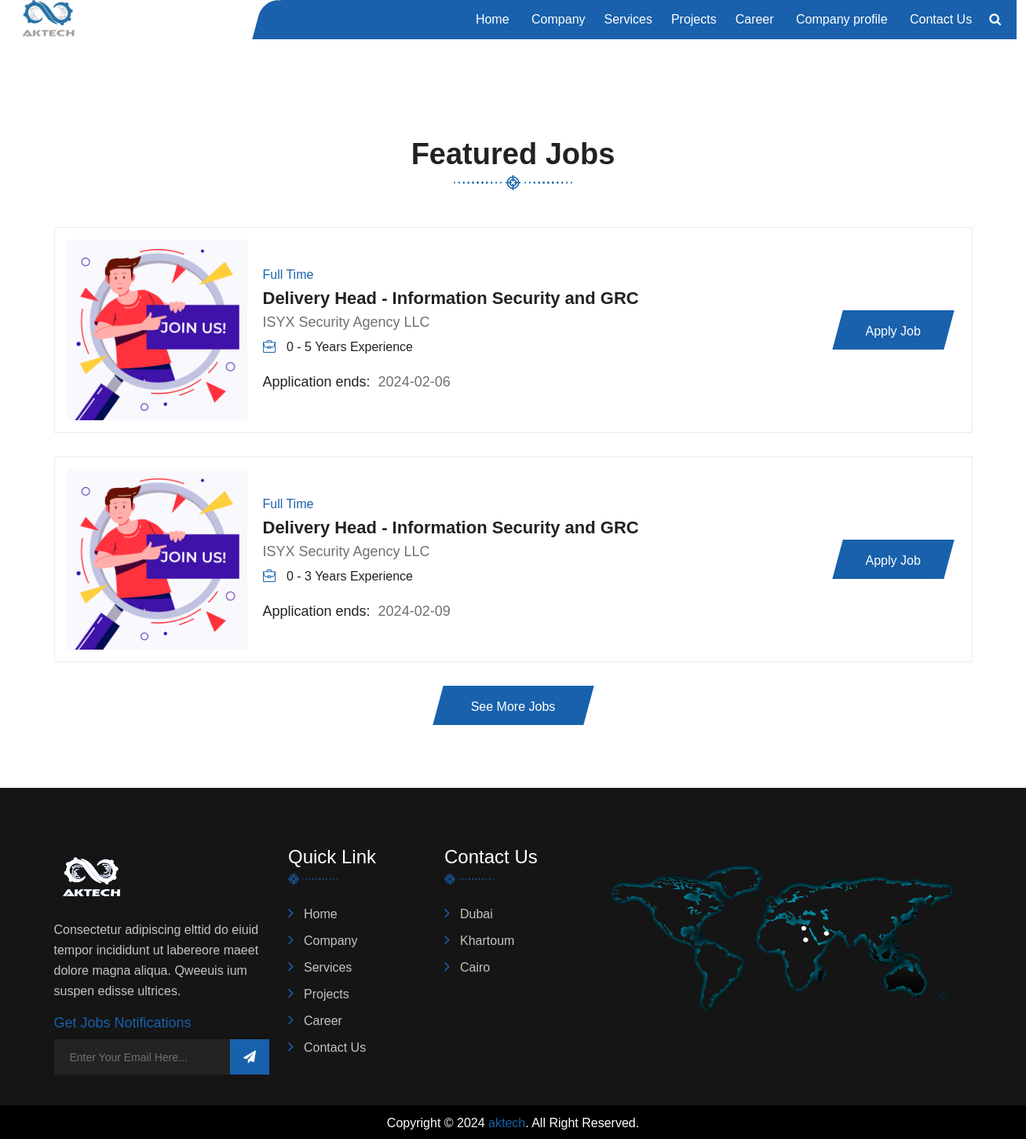
/aktech/job.php, run on the app's committed database.
### tables this page shows
CREATE TABLE `job` (
  `id` int(11) NOT NULL,
  `name` varchar(100) NOT NULL,
  `type` varchar(100) NOT NULL,
  `company` varchar(100) NOT NULL,
  `experience` varchar(100) NOT NULL,
  `end` date NOT NULL
);

### aktech/job.php (the view, shortened to what this page needs)
<!DOCTYPE html>
<html lang="zxx">
<head>
    <link rel="stylesheet" href="../assets/css/bootstrap.min.css">
    <link rel="stylesheet" href="../assets/css/animate.css">
    <link rel="stylesheet" href="../assets/css/swiper.min.css">
    <link rel="stylesheet" href="../assets/css/magnific-popup.css">
    <link rel="stylesheet" href="../assets/css/font.css">
    <link rel="stylesheet" href="../assets/css/font-awesome.min.css">
    <link rel="stylesheet" href="../assets/css/nice-select.css">
    <link rel="stylesheet" href="../assets/css/comman.css">
    <link rel="stylesheet" href="assets/css/style.css">
</head>
<body>
      <?php
      include("header.php");
      ?>
       <br>
       <br>
        <section class="saf_job_wrapper">
            <div class="container">
                <div class="row">
                    <div class="col-lg-12 col-md-12 col-sm-12 col-12 text-center">
                        <div class="saf_heading wow fadeInUp" data-wow-duration="1s">
                            <h4>Featured Jobs</h4>
                            <img src="assets/images/index/heading_border.png" alt="" />
                        </div>
                    </div>
                </div>
                <?php
                            $sqlselectproject = "SELECT * FROM `job`" ;
                            $result_project = mysqli_query($conn, $sqlselectproject);
                            if ($result_project->num_rows > 0) {
                                while($row_project = $result_project->fetch_assoc()) {
                            ?>
                <div class="saf_job_section wow fadeInLeft" data-wow-duration="1s">
                    <div class="row">
                        <div class="col-lg-10 col-md-12 col-sm-12 col-12">
                            <div class="saf_job_info_wrap">
                                <div class="saf_job_img">
                                    <img src="assets/images/index/5364326.jpg" alt="" />
                                </div>
                                <div class="saf_job_info">
                                    <h6 class="saf_job_type"><?php echo $row_project["type"];?></h6>
                                    <a class="saf_sub_heading" href="javascript:void(0)"><?php echo $row_project["name"];?></a>
                                    <h4><?php echo $row_project["company"];?></h4>
                                    <ul>
                                        <li>
                                            <a href="javascript:void(0);">
                                                <span class="saf_job_icon">
                                             </span> <?php echo $row_project["experience"];?> Years Experience
                                            </a>
                                        </li>
                                    </ul>
                                    <div class="saf_job_date">
                                        <p><span>Application ends:</span><?php echo $row_project["end"];?> </p>
                                    </div>
                                </div>
                            </div>
                        </div>
                        <div class="col-lg-2 col-md-12 col-sm-12 col-12 text-center">
                            <div class="saf_job_btn_wrap">
                                <a href='apply.php?applyid=<?php echo $row_project["id"];?>' class="saf_btn">Apply Job</a>
                            </div>
                        </div>
                    </div>
                </div>
                <?php
                }}?>
                <div class="col-lg-12 col-md-12 col-sm-12 col-12 text-center">
                    <a href="job.php" class="saf_btn">See More Jobs</a>
                </div>
            </div>
        </section>
   <?php
   include("footer.php");
   ?>
</body>
</html>

### aktech/header.php (shortened to what this page needs)
<header class="fixed_header">
          <div class="container-fluid">
              <div class="saf_header_wrapper">
                  <div class="row align-items-center">
                      <div class="col-lg-3 col-md-4 col-sm-6 col-12">
                          <div class="saf_logo">
                              <a href="index.php"><img src="assets/images/index/logo.png" alt="logo"  width="70" heigh="30"/></a>
                          </div>
                      </div>
                      <div class="col-lg-9 col-md-8 col-sm-6 col-12">
                          <div class="saf_main_menu main_menu_parent">
                              <div class="saf_nav_items main_menu_wrapper">
                                  <ul>
                                      <li class="active">
                                          <a href="index.php">Home</a>
                                      </li>
                                      <li class="has_submenu">
                                          <a href="about.php">Company</a>
                                      <li class="has_submenu">
                                      <a href="service.php">Services</a>
                                      <li class="has_submenu">
                                      <a href="project.php">Projects</a>
                                      <li><a href="job.php">Career</a></li>
                                      <li><a href="AKTECH Profile 2022.pdf" target="_blank">Company profile</a></li>
                                      <li class="has_submenu">
                                      <a href="contact.php">Contact Us</a>
                                  </ul>
                              </div>
                              <div class="saf_search_wrap menu_btn_wrap">
                                  <ul class="display_flex align-items-center">
                                      <li><a href="javascript:void(0);" class="searchBtn"><i class="fa fa-search"></i></a></li>
                                  </ul>
                              </div>
                          </div>
                      </div>
                  </div>
              </div>
          </div>
      </header>

### aktech/footer.php (shortened to what this page needs)
<footer>
       <div class="saf_footer_wrapper">
           <div class="container">
               <div class="row">
                   <div class="col-xl-3 col-lg-4 col-md-6 col-sm-12 col-12 mb_30">
                       <div class="saf_widgets saf_footer_about">
                           <img class="footer_logo" src="assets/images/index/footer_logo.png" alt="" />
                           <p>Consectetur adipiscing elttid do eiuid tempor incididunt ut labereore maeet dolore magna aliqua. Qweeuis ium suspen edisse ultrices.</p>
                           <div class="saf_address_wrap">
                               <h4>Get Jobs Notifications</h4>
                               <div class="saf_newsLetter_wrap">
                               <form action=""  method="post" enctype="multipart/form-data">
                                   <input type="text" name="subemail" id="subemail" placeholder="Enter Your Email Here...">
                                   <button type="submit" name="subscribe" id="subscribe"><i class="fa fa-paper-plane" aria-hidden="true"></i></button>
                                   </form>
                               </div>
                           </div>
                       </div>
                   </div>
                   <div class="col-xl-2 col-lg-4 col-md-6 col-sm-12 col-12 mb_30">
                       <div class="saf_widgets saf_footer_menu">
                           <div class="saf_footer_title">
                               <h4 class="saf_footer_heading">Quick link</h4>
                               <img src="assets/images/index/heading_border_half.png" alt="" />
                           </div>
                           <ul>
                           <li><a href="index.php">Home</a></li>
                           <li><a href="about.php">Company</a></li>
                           <li><a href="service.php">Services</a></li>
                           <li><a href="project.php">Projects</a></li>
                           <li><a href="job.php">Career</a></li>
                           <li><a href="contact.php">Contact Us</a></li>
                           </ul>
                       </div>
                   </div>
                   <div class="col-xl-2 col-lg-4 col-md-6 col-sm-12 col-12 mb_30">
                     <div class="saf_widgets saf_footer_menu">
                           <div class="saf_footer_title">
                               <h4 class="saf_footer_heading">Contact Us</h4>
                               <img src="assets/images/index/heading_border_half.png" alt="" />
                           </div>
                           <ul>
                               <li>
                                   <a href="Dubai.php">Dubai</a>
                               </li>
                               <li>
                                   <span><a href="Khartoum.php">Khartoum</a></span>
                               <li>
                                   <span><a href="Cairo.php">Cairo</a></span>
                               </li>
                           </ul>
                       </div>
                   </div>
                   <div class="col-xl-5 col-lg-4 col-md-6 col-sm-12 col-12 mb_30">
                   <img src="assets/images/index/map1.png" alt="logo"  width="3000" heigh="2000"/>
                   </div>
               </div>
           </div>
       </div>
       <div class="saf_copyright_wrapper white">
           <div class="col-lg-12 col-md-12 col-sm-12 col-12 text-center">
               <p>Copyright &copy; 2024 <a class="white" href="javascript:void(0);">aktech</a>. All Right Reserved.</p>
           </div>
       </div>
   </footer>

### data on the page
job: type "Full Time", name "Delivery Head - Information Security and GRC", company "ISYX Security Agency LLC", experience "0 - 5", end "2024-02-06"
job: type "Full Time", name "Delivery Head - Information Security and GRC", company "ISYX Security Agency LLC", experience "0 - 3", end "2024-02-09"
